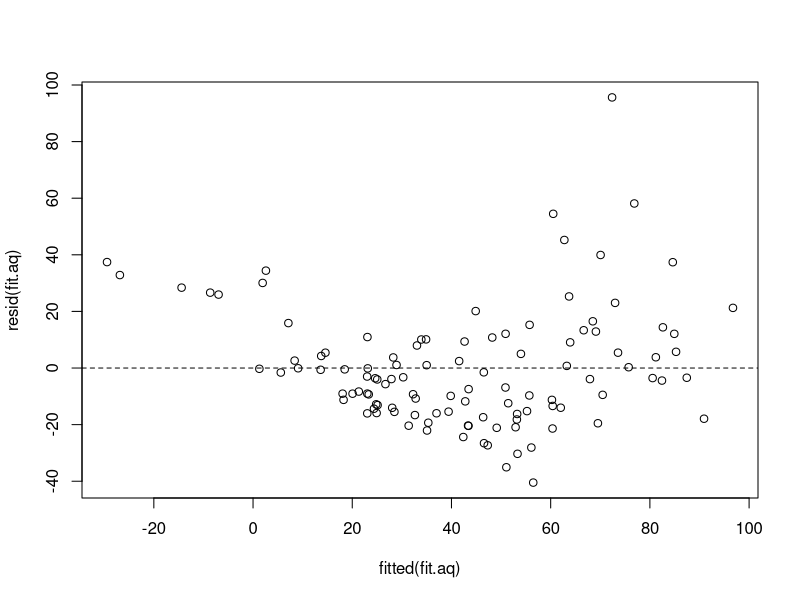
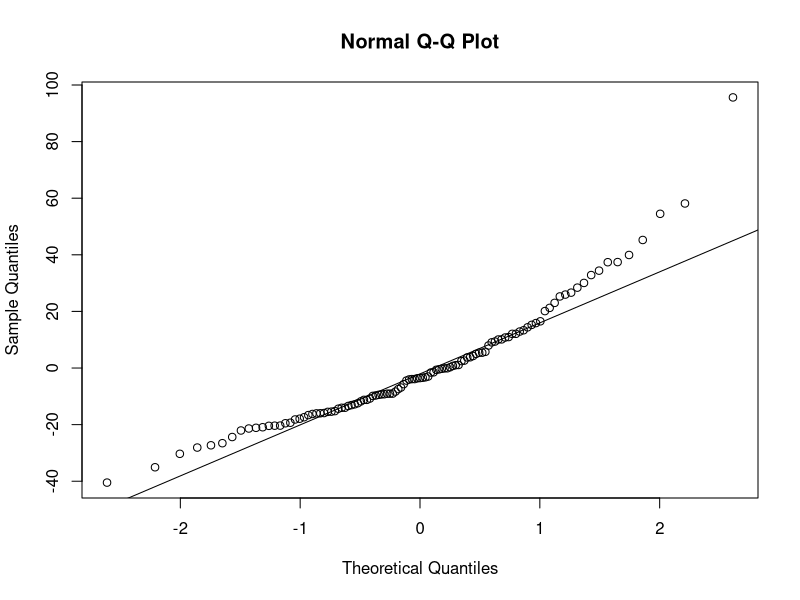
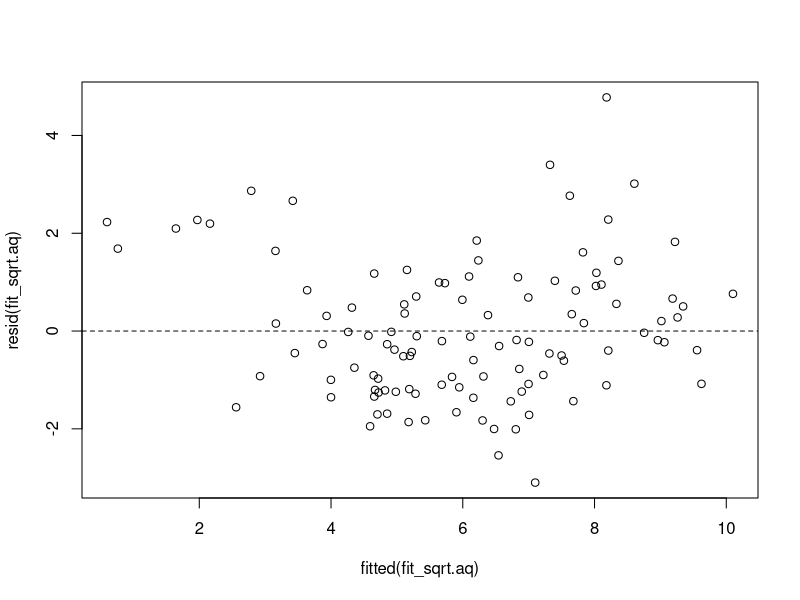
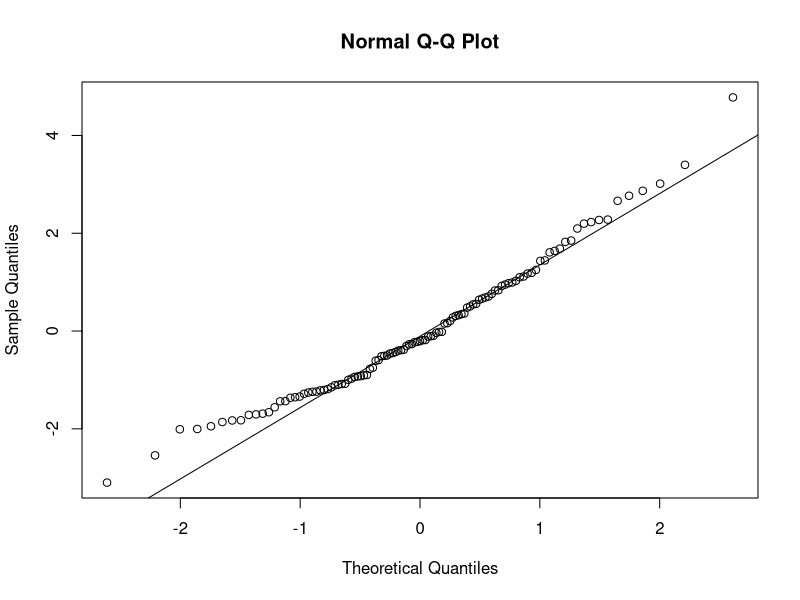
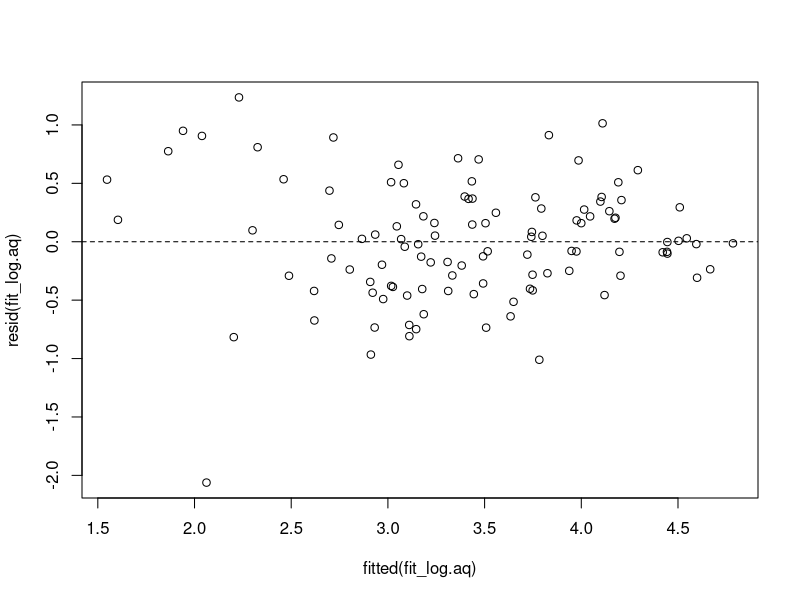
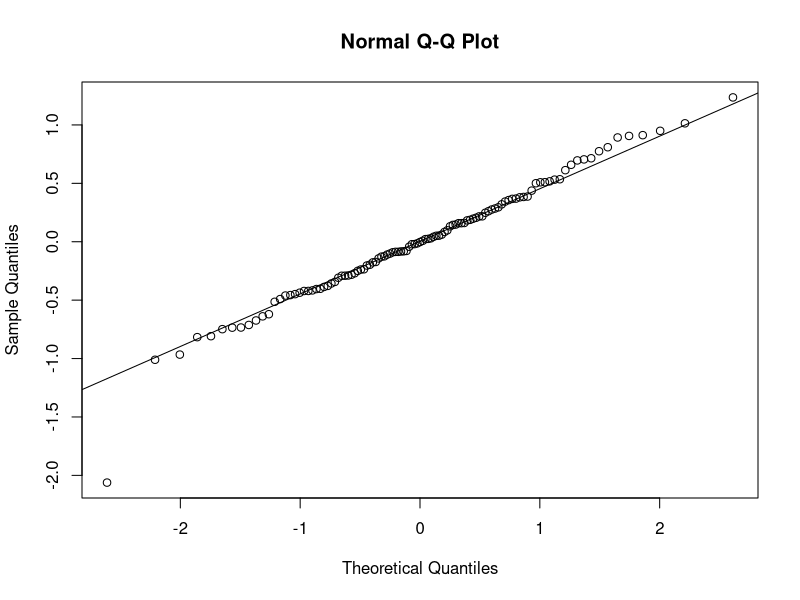

R code for these plots, in order:
#Q1
## residual plot
airquality
fit.aq <- lm(Ozone ~ Solar.R + Wind + Temp,data=airquality)
summary(fit.aq)
plot(fitted(fit.aq),resid(fit.aq)); abline(h=0,lty=2)
qqnorm(resid(fit.aq)); qqline(resid(fit.aq))

## sqrt transform
fit_sqrt.aq <- lm(sqrt(airquality$Ozone) ~ Solar.R + Wind + Temp,data=airquality)
summary(fit_sqrt.aq)
plot(fitted(fit_sqrt.aq),resid(fit_sqrt.aq)); abline(h=0,lty=2)
qqnorm(resid(fit_sqrt.aq)); qqline(resid(fit_sqrt.aq))

## log transform
fit_log.aq <- lm(log(airquality$Ozone) ~ Solar.R + Wind + Temp,data=airquality)
summary(fit_log.aq)
plot(fitted(fit_log.aq),resid(fit_log.aq)); abline(h=0,lty=2)
qqnorm(resid(fit_log.aq)); qqline(resid(fit_log.aq))
